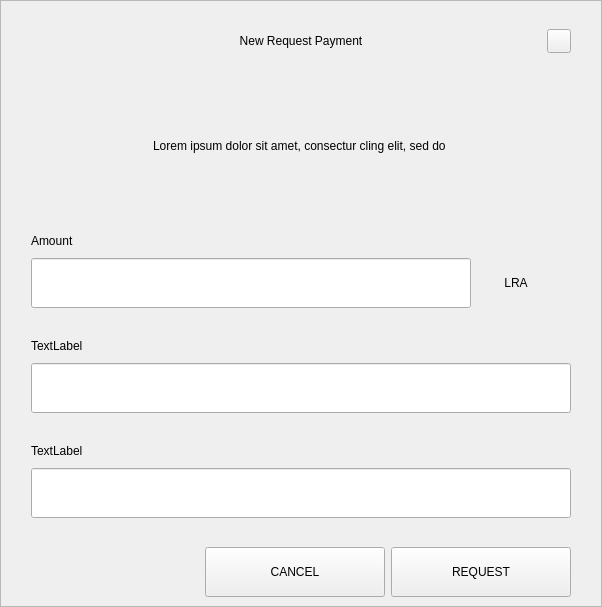
<?xml version="1.0" encoding="UTF-8"?>
<ui version="4.0">
 <class>RequestDialog</class>
 <widget class="QDialog" name="RequestDialog">
  <property name="geometry">
   <rect>
    <x>0</x>
    <y>0</y>
    <width>602</width>
    <height>607</height>
   </rect>
  </property>
  <property name="windowTitle">
   <string>Dialog</string>
  </property>
  <layout class="QVBoxLayout" name="verticalLayout_5">
   <property name="spacing">
    <number>0</number>
   </property>
   <property name="leftMargin">
    <number>0</number>
   </property>
   <property name="topMargin">
    <number>0</number>
   </property>
   <property name="rightMargin">
    <number>0</number>
   </property>
   <property name="bottomMargin">
    <number>0</number>
   </property>
   <item>
    <widget class="QFrame" name="frame">
     <property name="styleSheet">
      <string notr="true"/>
     </property>
     <property name="frameShape">
      <enum>QFrame::StyledPanel</enum>
     </property>
     <property name="frameShadow">
      <enum>QFrame::Raised</enum>
     </property>
     <layout class="QVBoxLayout" name="verticalLayout_4" stretch="1,0,0">
      <property name="spacing">
       <number>0</number>
      </property>
      <property name="leftMargin">
       <number>30</number>
      </property>
      <property name="topMargin">
       <number>20</number>
      </property>
      <property name="rightMargin">
       <number>30</number>
      </property>
      <property name="bottomMargin">
       <number>0</number>
      </property>
      <item>
       <layout class="QHBoxLayout" name="horizontalLayout_3">
        <property name="spacing">
         <number>0</number>
        </property>
        <item>
         <spacer name="horizontalSpacer_21">
          <property name="orientation">
           <enum>Qt::Horizontal</enum>
          </property>
          <property name="sizeHint" stdset="0">
           <size>
            <width>40</width>
            <height>20</height>
           </size>
          </property>
         </spacer>
        </item>
        <item>
         <widget class="QLabel" name="labelTitle">
          <property name="minimumSize">
           <size>
            <width>0</width>
            <height>40</height>
           </size>
          </property>
          <property name="maximumSize">
           <size>
            <width>16777215</width>
            <height>40</height>
           </size>
          </property>
          <property name="styleSheet">
           <string notr="true">padding-left:24px;</string>
          </property>
          <property name="text">
           <string>New Request Payment</string>
          </property>
          <property name="alignment">
           <set>Qt::AlignCenter</set>
          </property>
          <property name="margin">
           <number>7</number>
          </property>
         </widget>
        </item>
        <item>
         <spacer name="horizontalSpacer">
          <property name="orientation">
           <enum>Qt::Horizontal</enum>
          </property>
          <property name="sizeHint" stdset="0">
           <size>
            <width>40</width>
            <height>20</height>
           </size>
          </property>
         </spacer>
        </item>
        <item>
         <widget class="QPushButton" name="btnEsc">
          <property name="minimumSize">
           <size>
            <width>24</width>
            <height>24</height>
           </size>
          </property>
          <property name="maximumSize">
           <size>
            <width>24</width>
            <height>24</height>
           </size>
          </property>
          <property name="focusPolicy">
           <enum>Qt::NoFocus</enum>
          </property>
          <property name="text">
           <string/>
          </property>
         </widget>
        </item>
       </layout>
      </item>
      <item>
       <widget class="QStackedWidget" name="stack">
        <property name="minimumSize">
         <size>
          <width>540</width>
          <height>0</height>
         </size>
        </property>
        <property name="maximumSize">
         <size>
          <width>540</width>
          <height>16777215</height>
         </size>
        </property>
        <property name="currentIndex">
         <number>0</number>
        </property>
        <widget class="QWidget" name="page_1">
         <property name="minimumSize">
          <size>
           <width>540</width>
           <height>0</height>
          </size>
         </property>
         <property name="maximumSize">
          <size>
           <width>540</width>
           <height>16777215</height>
          </size>
         </property>
         <layout class="QVBoxLayout" name="layout1">
          <property name="spacing">
           <number>0</number>
          </property>
          <property name="leftMargin">
           <number>0</number>
          </property>
          <property name="topMargin">
           <number>0</number>
          </property>
          <property name="rightMargin">
           <number>0</number>
          </property>
          <property name="bottomMargin">
           <number>0</number>
          </property>
          <item>
           <spacer name="verticalSpacer_21">
            <property name="orientation">
             <enum>Qt::Vertical</enum>
            </property>
            <property name="sizeType">
             <enum>QSizePolicy::Fixed</enum>
            </property>
            <property name="sizeHint" stdset="0">
             <size>
              <width>20</width>
              <height>30</height>
             </size>
            </property>
           </spacer>
          </item>
          <item alignment="Qt::AlignHCenter">
           <widget class="QLabel" name="labelMessage">
            <property name="minimumSize">
             <size>
              <width>400</width>
              <height>50</height>
             </size>
            </property>
            <property name="text">
             <string>Lorem ipsum dolor sit amet, consectur cling elit, sed do </string>
            </property>
            <property name="alignment">
             <set>Qt::AlignCenter</set>
            </property>
            <property name="wordWrap">
             <bool>true</bool>
            </property>
           </widget>
          </item>
          <item alignment="Qt::AlignBottom">
           <widget class="QWidget" name="containerAmount" native="true">
            <layout class="QVBoxLayout" name="verticalLayout">
             <property name="spacing">
              <number>9</number>
             </property>
             <property name="leftMargin">
              <number>0</number>
             </property>
             <property name="topMargin">
              <number>0</number>
             </property>
             <property name="rightMargin">
              <number>0</number>
             </property>
             <property name="bottomMargin">
              <number>0</number>
             </property>
             <item>
              <widget class="QLabel" name="labelSubtitleAmount">
               <property name="minimumSize">
                <size>
                 <width>350</width>
                 <height>16</height>
                </size>
               </property>
               <property name="maximumSize">
                <size>
                 <width>16777215</width>
                 <height>16</height>
                </size>
               </property>
               <property name="text">
                <string>Amount</string>
               </property>
              </widget>
             </item>
             <item alignment="Qt::AlignTop">
              <widget class="QWidget" name="layoutAmount" native="true">
               <layout class="QHBoxLayout" name="horizontalLayout" stretch="2,0">
                <property name="spacing">
                 <number>0</number>
                </property>
                <property name="leftMargin">
                 <number>0</number>
                </property>
                <property name="topMargin">
                 <number>0</number>
                </property>
                <property name="rightMargin">
                 <number>0</number>
                </property>
                <property name="bottomMargin">
                 <number>0</number>
                </property>
                <item>
                 <widget class="QLineEdit" name="lineEditAmount">
                  <property name="minimumSize">
                   <size>
                    <width>0</width>
                    <height>50</height>
                   </size>
                  </property>
                  <property name="maximumSize">
                   <size>
                    <width>16777215</width>
                    <height>50</height>
                   </size>
                  </property>
                 </widget>
                </item>
                <item>
                 <widget class="QWidget" name="comboContainer" native="true">
                  <property name="minimumSize">
                   <size>
                    <width>100</width>
                    <height>50</height>
                   </size>
                  </property>
                  <property name="maximumSize">
                   <size>
                    <width>16777215</width>
                    <height>50</height>
                   </size>
                  </property>
                  <layout class="QHBoxLayout" name="horizontalLayout_31">
                   <property name="spacing">
                    <number>0</number>
                   </property>
                   <property name="leftMargin">
                    <number>0</number>
                   </property>
                   <property name="topMargin">
                    <number>0</number>
                   </property>
                   <property name="rightMargin">
                    <number>10</number>
                   </property>
                   <property name="bottomMargin">
                    <number>0</number>
                   </property>
                   <item>
                    <widget class="QLabel" name="comboBoxCoin">
                     <property name="text">
                      <string>LRA</string>
                     </property>
                     <property name="alignment">
                      <set>Qt::AlignCenter</set>
                     </property>
                    </widget>
                   </item>
                  </layout>
                 </widget>
                </item>
               </layout>
              </widget>
             </item>
            </layout>
           </widget>
          </item>
          <item>
           <spacer name="verticalSpacer_31">
            <property name="orientation">
             <enum>Qt::Vertical</enum>
            </property>
            <property name="sizeType">
             <enum>QSizePolicy::Fixed</enum>
            </property>
            <property name="sizeHint" stdset="0">
             <size>
              <width>20</width>
              <height>30</height>
             </size>
            </property>
           </spacer>
          </item>
          <item>
           <layout class="QVBoxLayout" name="verticalLayoutLabel">
            <property name="spacing">
             <number>9</number>
            </property>
            <item>
             <widget class="QLabel" name="labelSubtitleLabel">
              <property name="minimumSize">
               <size>
                <width>0</width>
                <height>16</height>
               </size>
              </property>
              <property name="maximumSize">
               <size>
                <width>16777215</width>
                <height>16</height>
               </size>
              </property>
              <property name="text">
               <string>TextLabel</string>
              </property>
             </widget>
            </item>
            <item>
             <widget class="QLineEdit" name="lineEditLabel">
              <property name="minimumSize">
               <size>
                <width>0</width>
                <height>50</height>
               </size>
              </property>
              <property name="maximumSize">
               <size>
                <width>16777215</width>
                <height>50</height>
               </size>
              </property>
             </widget>
            </item>
           </layout>
          </item>
          <item>
           <spacer name="verticalSpacer_34">
            <property name="orientation">
             <enum>Qt::Vertical</enum>
            </property>
            <property name="sizeType">
             <enum>QSizePolicy::Fixed</enum>
            </property>
            <property name="sizeHint" stdset="0">
             <size>
              <width>20</width>
              <height>30</height>
             </size>
            </property>
           </spacer>
          </item>
          <item>
           <layout class="QVBoxLayout" name="verticalLayoutDescription">
            <property name="spacing">
             <number>9</number>
            </property>
            <item>
             <widget class="QLabel" name="labelSubtitleDescription">
              <property name="minimumSize">
               <size>
                <width>0</width>
                <height>16</height>
               </size>
              </property>
              <property name="maximumSize">
               <size>
                <width>16777215</width>
                <height>16</height>
               </size>
              </property>
              <property name="text">
               <string>TextLabel</string>
              </property>
             </widget>
            </item>
            <item>
             <widget class="QLineEdit" name="lineEditDescription">
              <property name="minimumSize">
               <size>
                <width>0</width>
                <height>50</height>
               </size>
              </property>
              <property name="maximumSize">
               <size>
                <width>16777215</width>
                <height>50</height>
               </size>
              </property>
             </widget>
            </item>
            <item>
             <spacer name="verticalSpacer_4">
              <property name="orientation">
               <enum>Qt::Vertical</enum>
              </property>
              <property name="sizeType">
               <enum>QSizePolicy::Fixed</enum>
              </property>
              <property name="sizeHint" stdset="0">
               <size>
                <width>20</width>
                <height>20</height>
               </size>
              </property>
             </spacer>
            </item>
           </layout>
          </item>
         </layout>
        </widget>
        <widget class="QWidget" name="page_2">
         <layout class="QVBoxLayout" name="layout2">
          <item>
           <spacer name="verticalSpacer_5">
            <property name="orientation">
             <enum>Qt::Vertical</enum>
            </property>
            <property name="sizeType">
             <enum>QSizePolicy::Fixed</enum>
            </property>
            <property name="sizeHint" stdset="0">
             <size>
              <width>20</width>
              <height>50</height>
             </size>
            </property>
           </spacer>
          </item>
          <item alignment="Qt::AlignHCenter">
           <widget class="QLabel" name="labelQrImg">
            <property name="minimumSize">
             <size>
              <width>260</width>
              <height>260</height>
             </size>
            </property>
            <property name="maximumSize">
             <size>
              <width>260</width>
              <height>260</height>
             </size>
            </property>
            <property name="text">
             <string/>
            </property>
            <property name="alignment">
             <set>Qt::AlignCenter</set>
            </property>
           </widget>
          </item>
          <item>
           <spacer name="verticalSpacer_2">
            <property name="orientation">
             <enum>Qt::Vertical</enum>
            </property>
            <property name="sizeType">
             <enum>QSizePolicy::Fixed</enum>
            </property>
            <property name="sizeHint" stdset="0">
             <size>
              <width>20</width>
              <height>30</height>
             </size>
            </property>
           </spacer>
          </item>
          <item alignment="Qt::AlignHCenter">
           <widget class="QLabel" name="labelAddress">
            <property name="text">
             <string>D7VFR83SQbiezrW72hjcWJtcfip5krte2Z </string>
            </property>
           </widget>
          </item>
          <item>
           <spacer name="verticalSpacer_32">
            <property name="orientation">
             <enum>Qt::Vertical</enum>
            </property>
            <property name="sizeType">
             <enum>QSizePolicy::Expanding</enum>
            </property>
            <property name="sizeHint" stdset="0">
             <size>
              <width>20</width>
              <height>20</height>
             </size>
            </property>
           </spacer>
          </item>
          <item>
           <layout class="QHBoxLayout" name="horizontal">
            <property name="leftMargin">
             <number>20</number>
            </property>
            <property name="rightMargin">
             <number>20</number>
            </property>
            <property name="bottomMargin">
             <number>20</number>
            </property>
            <item>
             <spacer name="horizontalSpacer_4">
              <property name="orientation">
               <enum>Qt::Horizontal</enum>
              </property>
              <property name="sizeHint" stdset="0">
               <size>
                <width>40</width>
                <height>20</height>
               </size>
              </property>
             </spacer>
            </item>
            <item>
             <widget class="QPushButton" name="btnCopyAddress">
              <property name="minimumSize">
               <size>
                <width>180</width>
                <height>50</height>
               </size>
              </property>
              <property name="text">
               <string>COPY ADDRESS</string>
              </property>
             </widget>
            </item>
            <item>
             <widget class="QPushButton" name="btnCopyUrl">
              <property name="minimumSize">
               <size>
                <width>180</width>
                <height>50</height>
               </size>
              </property>
              <property name="text">
               <string>COPY URL</string>
              </property>
             </widget>
            </item>
            <item>
             <spacer name="horizontalSpacer_2">
              <property name="orientation">
               <enum>Qt::Horizontal</enum>
              </property>
              <property name="sizeHint" stdset="0">
               <size>
                <width>40</width>
                <height>20</height>
               </size>
              </property>
             </spacer>
            </item>
           </layout>
          </item>
         </layout>
        </widget>
       </widget>
      </item>
      <item>
       <widget class="QWidget" name="buttonsStack" native="true">
        <layout class="QHBoxLayout" name="horizontalLayout_5">
         <property name="leftMargin">
          <number>20</number>
         </property>
         <property name="rightMargin">
          <number>0</number>
         </property>
         <item>
          <spacer name="horizontalSpacer_41">
           <property name="orientation">
            <enum>Qt::Horizontal</enum>
           </property>
           <property name="sizeHint" stdset="0">
            <size>
             <width>40</width>
             <height>20</height>
            </size>
           </property>
          </spacer>
         </item>
         <item>
          <widget class="QPushButton" name="btnCancel">
           <property name="minimumSize">
            <size>
             <width>180</width>
             <height>50</height>
            </size>
           </property>
           <property name="focusPolicy">
            <enum>Qt::NoFocus</enum>
           </property>
           <property name="text">
            <string>CANCEL</string>
           </property>
          </widget>
         </item>
         <item>
          <widget class="QPushButton" name="btnSave">
           <property name="minimumSize">
            <size>
             <width>180</width>
             <height>50</height>
            </size>
           </property>
           <property name="focusPolicy">
            <enum>Qt::NoFocus</enum>
           </property>
           <property name="text">
            <string>REQUEST</string>
           </property>
          </widget>
         </item>
        </layout>
       </widget>
      </item>
     </layout>
    </widget>
   </item>
  </layout>
 </widget>
 <resources/>
 <connections/>
</ui>
